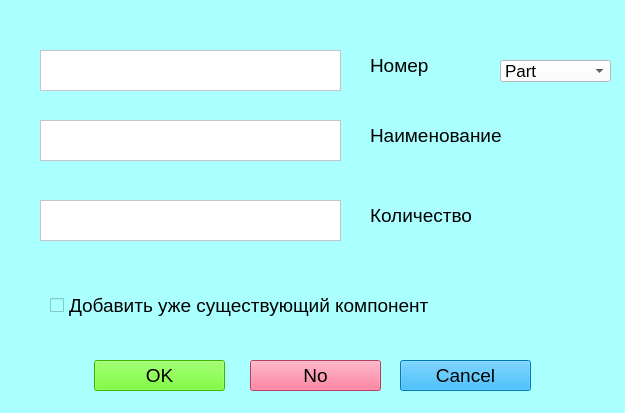
<?xml version="1.0" encoding="UTF-8"?>
<ui version="4.0">
 <class>Form</class>
 <widget class="QWidget" name="Form">
  <property name="geometry">
   <rect>
    <x>0</x>
    <y>0</y>
    <width>625</width>
    <height>413</height>
   </rect>
  </property>
  <property name="font">
   <font>
    <pointsize>14</pointsize>
   </font>
  </property>
  <property name="windowTitle">
   <string>Добавление компонента</string>
  </property>
  <property name="styleSheet">
   <string notr="true">background-color: rgb(170, 255, 255);</string>
  </property>
  <widget class="QTextEdit" name="textEdit">
   <property name="geometry">
    <rect>
     <x>40</x>
     <y>50</y>
     <width>301</width>
     <height>41</height>
    </rect>
   </property>
   <property name="styleSheet">
    <string notr="true">background-color: rgb(255, 255, 255);</string>
   </property>
   <property name="html">
    <string>&lt;!DOCTYPE HTML PUBLIC &quot;-//W3C//DTD HTML 4.0//EN&quot; &quot;http://www.w3.org/TR/REC-html40/strict.dtd&quot;&gt;
&lt;html&gt;&lt;head&gt;&lt;meta name=&quot;qrichtext&quot; content=&quot;1&quot; /&gt;&lt;style type=&quot;text/css&quot;&gt;
p, li { white-space: pre-wrap; }
&lt;/style&gt;&lt;/head&gt;&lt;body style=&quot; font-family:'MS Shell Dlg 2'; font-size:8.25pt; font-weight:400; font-style:normal;&quot;&gt;
&lt;p style=&quot;-qt-paragraph-type:empty; margin-top:0px; margin-bottom:0px; margin-left:0px; margin-right:0px; -qt-block-indent:0; text-indent:0px;&quot;&gt;&lt;br /&gt;&lt;/p&gt;&lt;/body&gt;&lt;/html&gt;</string>
   </property>
  </widget>
  <widget class="QTextEdit" name="textEdit_2">
   <property name="geometry">
    <rect>
     <x>40</x>
     <y>120</y>
     <width>301</width>
     <height>41</height>
    </rect>
   </property>
   <property name="styleSheet">
    <string notr="true">background-color: rgb(255, 255, 255);</string>
   </property>
   <property name="html">
    <string>&lt;!DOCTYPE HTML PUBLIC &quot;-//W3C//DTD HTML 4.0//EN&quot; &quot;http://www.w3.org/TR/REC-html40/strict.dtd&quot;&gt;
&lt;html&gt;&lt;head&gt;&lt;meta name=&quot;qrichtext&quot; content=&quot;1&quot; /&gt;&lt;style type=&quot;text/css&quot;&gt;
p, li { white-space: pre-wrap; }
&lt;/style&gt;&lt;/head&gt;&lt;body style=&quot; font-family:'MS Shell Dlg 2'; font-size:8.25pt; font-weight:400; font-style:normal;&quot;&gt;
&lt;p style=&quot;-qt-paragraph-type:empty; margin-top:0px; margin-bottom:0px; margin-left:0px; margin-right:0px; -qt-block-indent:0; text-indent:0px;&quot;&gt;&lt;br /&gt;&lt;/p&gt;&lt;/body&gt;&lt;/html&gt;</string>
   </property>
  </widget>
  <widget class="QTextEdit" name="textEdit_3">
   <property name="geometry">
    <rect>
     <x>40</x>
     <y>200</y>
     <width>301</width>
     <height>41</height>
    </rect>
   </property>
   <property name="styleSheet">
    <string notr="true">background-color: rgb(255, 255, 255);</string>
   </property>
   <property name="html">
    <string>&lt;!DOCTYPE HTML PUBLIC &quot;-//W3C//DTD HTML 4.0//EN&quot; &quot;http://www.w3.org/TR/REC-html40/strict.dtd&quot;&gt;
&lt;html&gt;&lt;head&gt;&lt;meta name=&quot;qrichtext&quot; content=&quot;1&quot; /&gt;&lt;style type=&quot;text/css&quot;&gt;
p, li { white-space: pre-wrap; }
&lt;/style&gt;&lt;/head&gt;&lt;body style=&quot; font-family:'MS Shell Dlg 2'; font-size:8.25pt; font-weight:400; font-style:normal;&quot;&gt;
&lt;p style=&quot;-qt-paragraph-type:empty; margin-top:0px; margin-bottom:0px; margin-left:0px; margin-right:0px; -qt-block-indent:0; text-indent:0px;&quot;&gt;&lt;br /&gt;&lt;/p&gt;&lt;/body&gt;&lt;/html&gt;</string>
   </property>
  </widget>
  <widget class="QLabel" name="label">
   <property name="geometry">
    <rect>
     <x>370</x>
     <y>50</y>
     <width>61</width>
     <height>31</height>
    </rect>
   </property>
   <property name="font">
    <font>
     <pointsize>14</pointsize>
    </font>
   </property>
   <property name="text">
    <string>Номер</string>
   </property>
  </widget>
  <widget class="QLabel" name="label_2">
   <property name="geometry">
    <rect>
     <x>370</x>
     <y>120</y>
     <width>131</width>
     <height>31</height>
    </rect>
   </property>
   <property name="font">
    <font>
     <pointsize>14</pointsize>
    </font>
   </property>
   <property name="text">
    <string>Наименование</string>
   </property>
  </widget>
  <widget class="QLabel" name="label_3">
   <property name="geometry">
    <rect>
     <x>370</x>
     <y>200</y>
     <width>111</width>
     <height>31</height>
    </rect>
   </property>
   <property name="font">
    <font>
     <pointsize>14</pointsize>
    </font>
   </property>
   <property name="text">
    <string>Количество</string>
   </property>
  </widget>
  <widget class="QCheckBox" name="checkBox">
   <property name="geometry">
    <rect>
     <x>50</x>
     <y>290</y>
     <width>391</width>
     <height>31</height>
    </rect>
   </property>
   <property name="font">
    <font>
     <pointsize>14</pointsize>
    </font>
   </property>
   <property name="text">
    <string>Добавить уже существующий компонент</string>
   </property>
  </widget>
  <widget class="QPushButton" name="pushButton">
   <property name="geometry">
    <rect>
     <x>94</x>
     <y>360</y>
     <width>131</width>
     <height>31</height>
    </rect>
   </property>
   <property name="font">
    <font>
     <pointsize>14</pointsize>
    </font>
   </property>
   <property name="styleSheet">
    <string notr="true">background-color: rgb(85, 255, 0);</string>
   </property>
   <property name="text">
    <string>OK</string>
   </property>
  </widget>
  <widget class="QComboBox" name="comboBox">
   <property name="geometry">
    <rect>
     <x>500</x>
     <y>60</y>
     <width>111</width>
     <height>22</height>
    </rect>
   </property>
   <property name="font">
    <font>
     <pointsize>13</pointsize>
    </font>
   </property>
   <property name="styleSheet">
    <string notr="true">background-color: rgb(255, 255, 255);</string>
   </property>
   <item>
    <property name="text">
     <string>Part</string>
    </property>
   </item>
   <item>
    <property name="text">
     <string>assembly</string>
    </property>
   </item>
   <item>
    <property name="text">
     <string>gost</string>
    </property>
   </item>
   <item>
    <property name="text">
     <string>outsource</string>
    </property>
   </item>
  </widget>
  <widget class="QPushButton" name="pushButton_2">
   <property name="geometry">
    <rect>
     <x>250</x>
     <y>360</y>
     <width>131</width>
     <height>31</height>
    </rect>
   </property>
   <property name="font">
    <font>
     <pointsize>14</pointsize>
    </font>
   </property>
   <property name="styleSheet">
    <string notr="true">background-color: rgb(255, 85, 127);</string>
   </property>
   <property name="text">
    <string>No</string>
   </property>
  </widget>
  <widget class="QPushButton" name="pushButton_3">
   <property name="geometry">
    <rect>
     <x>400</x>
     <y>360</y>
     <width>131</width>
     <height>31</height>
    </rect>
   </property>
   <property name="font">
    <font>
     <pointsize>14</pointsize>
    </font>
   </property>
   <property name="styleSheet">
    <string notr="true">background-color: rgb(0, 170, 255);</string>
   </property>
   <property name="text">
    <string>Cancel</string>
   </property>
  </widget>
 </widget>
 <resources/>
 <connections/>
</ui>
